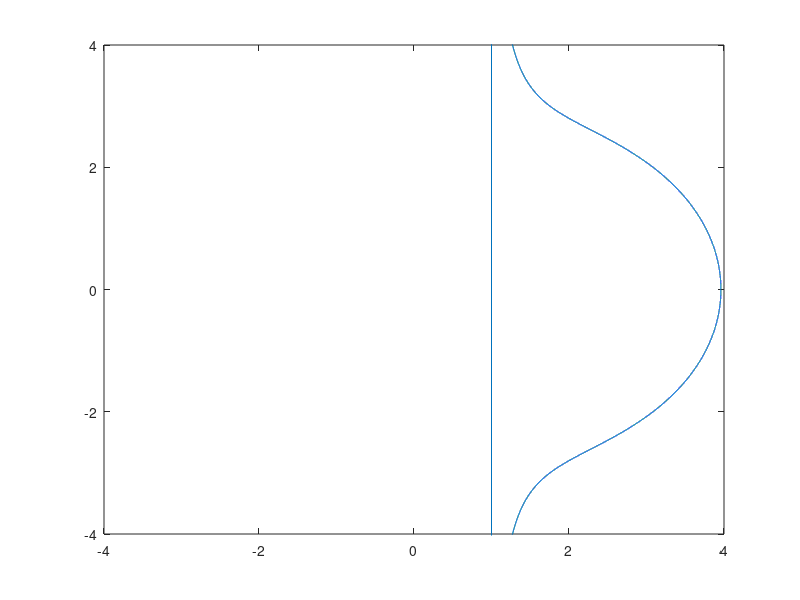

Write MATLAB code to recreate this figure.
function conchoid_sluze()

theta = -pi:0.0001:pi;

for a = -4:0.08:3
    r = sec(theta) + a*cos(theta);
    x = r.*cos(theta);
    y = r.*sin(theta);
    plot(x, y);
    axis([-4, 4, -4, 4]);
    pause;
end
end